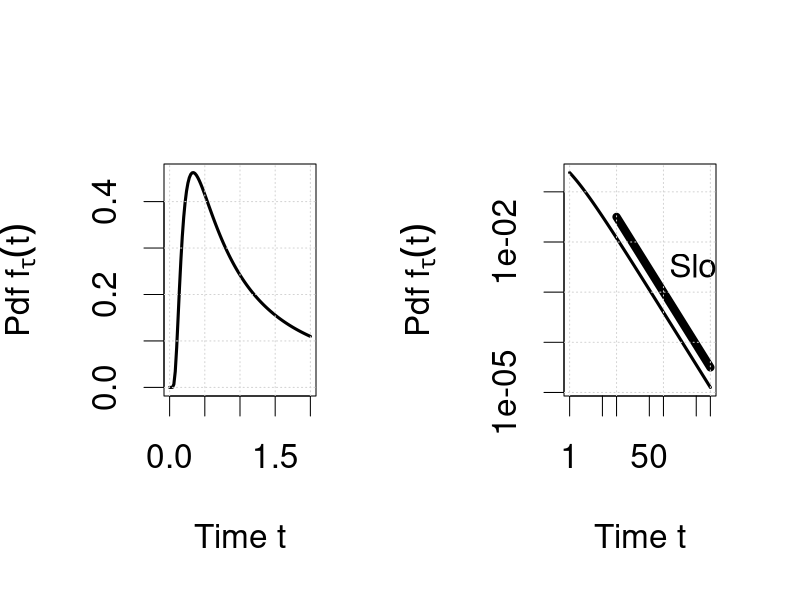

Generate this figure with R:
### Figure to illustrate the hitting time for B.M.

### What level to hit?
x <- 1

## The theoretical p.d.f. of the hitting time
density <- function(t) dnorm(-x/sqrt(t))*x*t^(-3/2)


pdf(file="BM-HittingTime.pdf",width=16,height=10)
par(mfrow=c(1,2),cex=2)

## plot the initial part of the curve
plot(density,from=1e-4,to=2,lwd=3,xlab="Time t",ylab=expression("Pdf "*f[tau](t)))
grid()

## Plot the tail of the curve
plot(density,from=1,to=1000,
     log="xy",lwd=3,xlab="Time t",ylab=expression("Pdf "*f[tau](t)))
tsup <- c(10,1000)
psup <- tsup^-1.5
lines(tsup,psup,lwd=8)
text(50,50^-1.5,"Slope = -3/2",pos=4)
grid()

dev.off()

